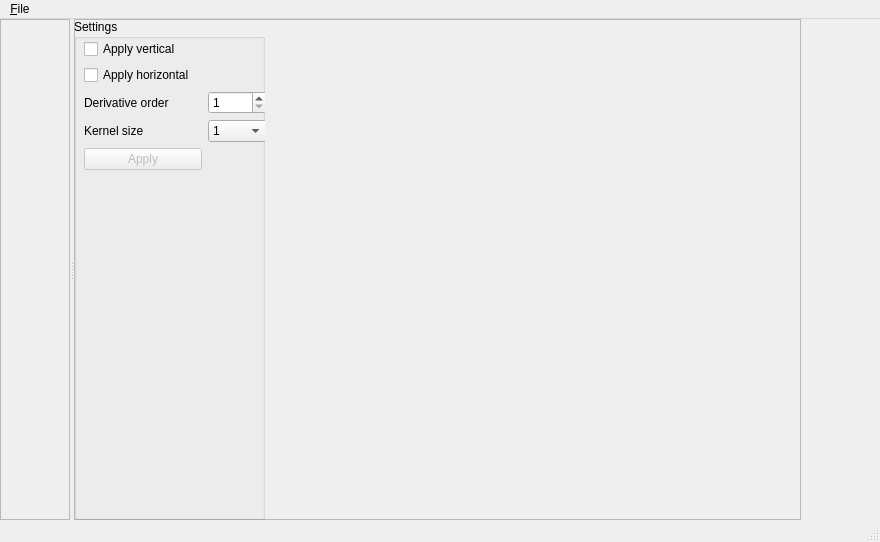
<?xml version="1.0" encoding="UTF-8"?>
<ui version="4.0">
 <class>MainWindow</class>
 <widget class="QMainWindow" name="MainWindow">
  <property name="geometry">
   <rect>
    <x>0</x>
    <y>0</y>
    <width>880</width>
    <height>542</height>
   </rect>
  </property>
  <property name="windowTitle">
   <string>MainWindow</string>
  </property>
  <widget class="QWidget" name="centralwidget">
   <widget class="QWidget" name="gridLayoutWidget">
    <property name="geometry">
     <rect>
      <x>0</x>
      <y>0</y>
      <width>801</width>
      <height>501</height>
     </rect>
    </property>
    <layout class="QGridLayout" name="gridLayout">
     <item row="0" column="0">
      <widget class="QSplitter" name="splitter">
       <property name="baseSize">
        <size>
         <width>100</width>
         <height>100</height>
        </size>
       </property>
       <property name="orientation">
        <enum>Qt::Horizontal</enum>
       </property>
       <property name="childrenCollapsible">
        <bool>true</bool>
       </property>
       <widget class="QScrollArea" name="imgArea">
        <property name="sizePolicy">
         <sizepolicy hsizetype="Preferred" vsizetype="Expanding">
          <horstretch>0</horstretch>
          <verstretch>0</verstretch>
         </sizepolicy>
        </property>
        <property name="widgetResizable">
         <bool>true</bool>
        </property>
        <widget class="QWidget" name="scrollAreaWidgetContents_2">
         <property name="geometry">
          <rect>
           <x>0</x>
           <y>0</y>
           <width>396</width>
           <height>497</height>
          </rect>
         </property>
         <widget class="QLabel" name="imgLabel">
          <property name="geometry">
           <rect>
            <x>6</x>
            <y>2</y>
            <width>381</width>
            <height>491</height>
           </rect>
          </property>
          <property name="sizePolicy">
           <sizepolicy hsizetype="Fixed" vsizetype="Fixed">
            <horstretch>0</horstretch>
            <verstretch>0</verstretch>
           </sizepolicy>
          </property>
          <property name="text">
           <string/>
          </property>
         </widget>
        </widget>
       </widget>
       <widget class="QFrame" name="settingsFrame">
        <property name="sizePolicy">
         <sizepolicy hsizetype="Minimum" vsizetype="Expanding">
          <horstretch>0</horstretch>
          <verstretch>0</verstretch>
         </sizepolicy>
        </property>
        <property name="minimumSize">
         <size>
          <width>200</width>
          <height>0</height>
         </size>
        </property>
        <property name="maximumSize">
         <size>
          <width>16777215</width>
          <height>16777215</height>
         </size>
        </property>
        <property name="frameShape">
         <enum>QFrame::StyledPanel</enum>
        </property>
        <property name="frameShadow">
         <enum>QFrame::Raised</enum>
        </property>
        <widget class="QWidget" name="gridLayoutWidget_2">
         <property name="geometry">
          <rect>
           <x>0</x>
           <y>0</y>
           <width>191</width>
           <height>501</height>
          </rect>
         </property>
         <layout class="QGridLayout" name="gridLayout_2">
          <item row="0" column="0">
           <widget class="QGroupBox" name="groupBox">
            <property name="sizePolicy">
             <sizepolicy hsizetype="Preferred" vsizetype="Preferred">
              <horstretch>0</horstretch>
              <verstretch>0</verstretch>
             </sizepolicy>
            </property>
            <property name="baseSize">
             <size>
              <width>0</width>
              <height>0</height>
             </size>
            </property>
            <property name="title">
             <string>Settings</string>
            </property>
            <widget class="QWidget" name="gridLayoutWidget_3">
             <property name="geometry">
              <rect>
               <x>10</x>
               <y>20</y>
               <width>183</width>
               <height>471</height>
              </rect>
             </property>
             <layout class="QGridLayout" name="gridLayout_3" columnstretch="2,1">
              <item row="5" column="0">
               <spacer name="verticalSpacer">
                <property name="orientation">
                 <enum>Qt::Vertical</enum>
                </property>
                <property name="sizeType">
                 <enum>QSizePolicy::Expanding</enum>
                </property>
                <property name="sizeHint" stdset="0">
                 <size>
                  <width>20</width>
                  <height>40</height>
                 </size>
                </property>
               </spacer>
              </item>
              <item row="1" column="0">
               <widget class="QCheckBox" name="applyHorizontal">
                <property name="text">
                 <string>Apply horizontal</string>
                </property>
               </widget>
              </item>
              <item row="3" column="1">
               <widget class="QComboBox" name="kernelSize">
                <item>
                 <property name="text">
                  <string>1</string>
                 </property>
                </item>
                <item>
                 <property name="text">
                  <string>3</string>
                 </property>
                </item>
                <item>
                 <property name="text">
                  <string>5</string>
                 </property>
                </item>
                <item>
                 <property name="text">
                  <string>7</string>
                 </property>
                </item>
               </widget>
              </item>
              <item row="2" column="0">
               <widget class="QLabel" name="derivOrderLabel">
                <property name="text">
                 <string>Derivative order</string>
                </property>
               </widget>
              </item>
              <item row="0" column="0">
               <widget class="QCheckBox" name="applyVertical">
                <property name="text">
                 <string>Apply vertical</string>
                </property>
               </widget>
              </item>
              <item row="3" column="0">
               <widget class="QLabel" name="kernelSizeLabel">
                <property name="text">
                 <string>Kernel size</string>
                </property>
               </widget>
              </item>
              <item row="2" column="1">
               <widget class="QSpinBox" name="derivOrder">
                <property name="minimum">
                 <number>1</number>
                </property>
               </widget>
              </item>
              <item row="4" column="0">
               <widget class="QPushButton" name="applyButton">
                <property name="enabled">
                 <bool>false</bool>
                </property>
                <property name="text">
                 <string>Apply</string>
                </property>
               </widget>
              </item>
             </layout>
            </widget>
           </widget>
          </item>
         </layout>
        </widget>
       </widget>
      </widget>
     </item>
    </layout>
   </widget>
   <zorder>imgFrame</zorder>
   <zorder>settingsFrame</zorder>
   <zorder>settingsFrame</zorder>
   <zorder>imgArea</zorder>
   <zorder>gridLayoutWidget</zorder>
  </widget>
  <widget class="QMenuBar" name="menubar">
   <property name="geometry">
    <rect>
     <x>0</x>
     <y>0</y>
     <width>880</width>
     <height>21</height>
    </rect>
   </property>
   <widget class="QMenu" name="menu_File">
    <property name="title">
     <string>&amp;File</string>
    </property>
    <addaction name="action_Open"/>
    <addaction name="action_Save"/>
    <addaction name="action_Exit"/>
   </widget>
   <addaction name="menu_File"/>
  </widget>
  <widget class="QStatusBar" name="statusbar">
   <property name="enabled">
    <bool>true</bool>
   </property>
  </widget>
  <action name="action_Open">
   <property name="text">
    <string>&amp;Open...</string>
   </property>
  </action>
  <action name="action_Exit">
   <property name="text">
    <string>&amp;Exit</string>
   </property>
  </action>
  <action name="action_Save">
   <property name="text">
    <string>&amp;Save</string>
   </property>
  </action>
 </widget>
 <resources/>
 <connections/>
</ui>
